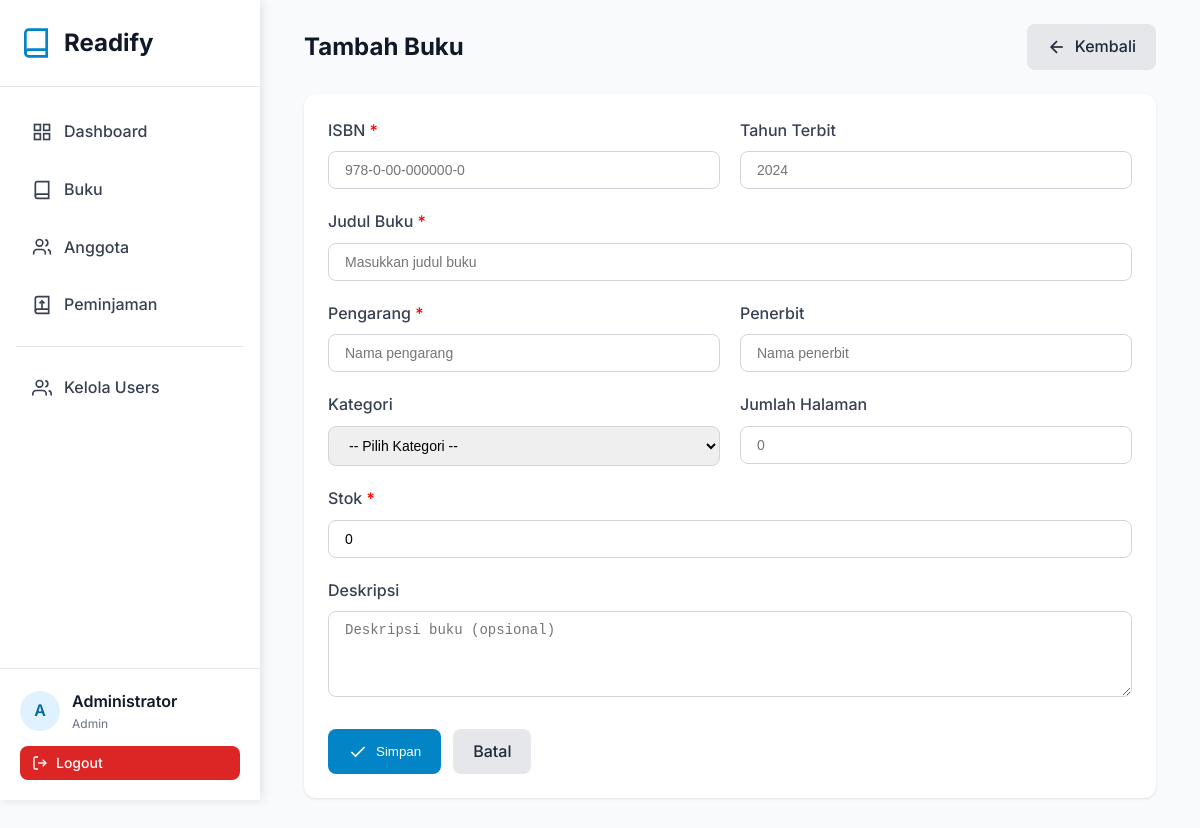
/pages/books/create.php (signed in), run on the app's committed database.
### tables this page shows
CREATE TABLE `users` (
  `id` int NOT NULL AUTO_INCREMENT,
  `name` varchar(100) NOT NULL,
  `email` varchar(100) NOT NULL,
  `phone` varchar(20) DEFAULT NULL,
  `password` varchar(255) NOT NULL,
  `role` enum('admin','staff','member') DEFAULT 'member',
  `created_at` timestamp NULL DEFAULT CURRENT_TIMESTAMP,
  `updated_at` timestamp NULL DEFAULT CURRENT_TIMESTAMP ON UPDATE CURRENT_TIMESTAMP,
  PRIMARY KEY (`id`),
  UNIQUE KEY `email` (`email`)
);

### config/config.php (called while the page is built, shortened)
<?php
require_once BASE_PATH . '/config/database.php';
function isLoggedIn() {
    return isset($_SESSION['user_id']);
}
function getCurrentUser() {
    if (isLoggedIn()) {
        $db = new Database();
        $user = $db->fetchOne("SELECT id, name, email, role FROM users WHERE id = ?", [$_SESSION['user_id']]);
        return $user;
    }
    return null;
}
function isAdmin() {
    return isLoggedIn() && isset($_SESSION['user_role']) && $_SESSION['user_role'] === 'admin';
}

### config/database.php (called while the page is built, shortened)
<?php
class Database {
    private $host = DB_HOST;
    private $user = DB_USER;
    private $pass = DB_PASS;
    private $dbname = DB_NAME;
    private $conn;
    private function connect() {
        $this->conn = null;
        try {
            $dsn = "mysql:host=" . $this->host . ";dbname=" . $this->dbname . ";charset=utf8mb4";
            $options = [
                PDO::ATTR_ERRMODE => PDO::ERRMODE_EXCEPTION,
                PDO::ATTR_DEFAULT_FETCH_MODE => PDO::FETCH_ASSOC,
                PDO::ATTR_EMULATE_PREPARES => false,
            ];
            $this->conn = new PDO($dsn, $this->user, $this->pass, $options);
        } catch(PDOException $e) {
            $this->error = $e->getMessage();
            die("Connection failed: " . $this->error);
        }
    }
    public function query($sql, $params = []) {
        try {
            $stmt = $this->conn->prepare($sql);
            $stmt->execute($params);
            return $stmt;
        } catch(PDOException $e) {
            throw new Exception($e->getMessage());
        }
    }
    public function fetchOne($sql, $params = []) {
        $stmt = $this->query($sql, $params);
        return $stmt->fetch();
    }
}

### pages/books/create.php (the view, shortened to what this page needs)
<?php
require_once '../../config/config.php';
include_once '../../includes/header.php';
include_once '../../includes/sidebar.php';
?>
<div class="container">
    <div class="card-header">
        <h1 class="card-title">Tambah Buku</h1>
        <a href="index.php" class="btn btn-secondary">
            <svg width="20" height="20" viewBox="0 0 24 24" fill="none" stroke="currentColor" stroke-width="2">
                <line x1="19" y1="12" x2="5" y2="12"></line>
                <polyline points="12 19 5 12 12 5"></polyline>
            </svg>
            Kembali
        </a>
    </div>
    <div class="card">
        <form method="POST" action="">
            <div class="form-row">
                <div class="form-group">
                    <label class="form-label">ISBN <span style="color: red;">*</span></label>
                    <input type="text" name="isbn" class="form-control" placeholder="978-0-00-000000-0"
                           value="<?php echo isset($_POST['isbn']) ? htmlspecialchars($_POST['isbn']) : ''; ?>" required>
                </div>
                <div class="form-group">
                    <label class="form-label">Tahun Terbit</label>
                    <input type="number" name="year" class="form-control" placeholder="2024" min="1900" max="<?php echo date('Y'); ?>"
                           value="<?php echo isset($_POST['year']) ? htmlspecialchars($_POST['year']) : ''; ?>">
                </div>
            </div>
            <div class="form-group">
                <label class="form-label">Judul Buku <span style="color: red;">*</span></label>
                <input type="text" name="title" class="form-control" placeholder="Masukkan judul buku"
                       value="<?php echo isset($_POST['title']) ? htmlspecialchars($_POST['title']) : ''; ?>" required>
            </div>
            <div class="form-row">
                <div class="form-group">
                    <label class="form-label">Pengarang <span style="color: red;">*</span></label>
                    <input type="text" name="author" class="form-control" placeholder="Nama pengarang"
                           value="<?php echo isset($_POST['author']) ? htmlspecialchars($_POST['author']) : ''; ?>" required>
                </div>
                <div class="form-group">
                    <label class="form-label">Penerbit</label>
                    <input type="text" name="publisher" class="form-control" placeholder="Nama penerbit"
                           value="<?php echo isset($_POST['publisher']) ? htmlspecialchars($_POST['publisher']) : ''; ?>">
                </div>
            </div>
            <div class="form-row">
                <div class="form-group">
                    <label class="form-label">Kategori</label>
                    <select name="category_id" class="form-control">
                        <option value="">-- Pilih Kategori --</option>
                    </select>
                </div>
                <div class="form-group">
                    <label class="form-label">Jumlah Halaman</label>
                    <input type="number" name="pages" class="form-control" placeholder="0" min="0"
                           value="<?php echo isset($_POST['pages']) ? htmlspecialchars($_POST['pages']) : ''; ?>">
                </div>
            </div>
            <div class="form-group">
                <label class="form-label">Stok <span style="color: red;">*</span></label>
                <input type="number" name="stock" class="form-control" placeholder="0" min="0"
                       value="<?php echo isset($_POST['stock']) ? htmlspecialchars($_POST['stock']) : '0'; ?>" required>
            </div>
            <div class="form-group">
                <label class="form-label">Deskripsi</label>
                <textarea name="description" class="form-control" rows="4" placeholder="Deskripsi buku (opsional)"><?php echo isset($_POST['description']) ? htmlspecialchars($_POST['description']) : ''; ?></textarea>
            </div>
            <div style="display: flex; gap: 12px; margin-top: 24px;">
                <button type="submit" class="btn btn-primary">
                    <svg width="20" height="20" viewBox="0 0 24 24" fill="none" stroke="currentColor" stroke-width="2">
                        <polyline points="20 6 9 17 4 12"></polyline>
                    </svg>
                    Simpan
                </button>
                <a href="index.php" class="btn btn-secondary">Batal</a>
            </div>
        </form>
    </div>
</div>
<?php include_once '../../includes/footer.php'; ?>

### includes/sidebar.php
<?php
$currentPage = basename($_SERVER['PHP_SELF'], '.php');
$currentUser = getCurrentUser();
?>
<div class="sidebar">
    <div class="sidebar-logo">
        <svg viewBox="0 0 24 24" fill="none" stroke="currentColor" stroke-width="2">
            <path d="M4 19.5A2.5 2.5 0 0 1 6.5 17H20"></path>
            <path d="M6.5 2H20v20H6.5A2.5 2.5 0 0 1 4 19.5v-15A2.5 2.5 0 0 1 6.5 2z"></path>
        </svg>
        <h1>Readify</h1>
    </div>
    <nav class="sidebar-nav">
        <a href="<?php echo SITE_URL; ?>/pages/dashboard.php" class="nav-item <?php echo $currentPage == 'dashboard' ? 'active' : ''; ?>">
            <svg viewBox="0 0 24 24" fill="none" stroke="currentColor" stroke-width="2">
                <rect x="3" y="3" width="7" height="7"></rect>
                <rect x="14" y="3" width="7" height="7"></rect>
                <rect x="14" y="14" width="7" height="7"></rect>
                <rect x="3" y="14" width="7" height="7"></rect>
            </svg>
            Dashboard
        </a>
        <a href="<?php echo SITE_URL; ?>/pages/books/index.php" class="nav-item <?php echo $currentPage == 'index' && strpos($_SERVER['PHP_SELF'], 'books') !== false ? 'active' : ''; ?>">
            <svg viewBox="0 0 24 24" fill="none" stroke="currentColor" stroke-width="2">
                <path d="M4 19.5A2.5 2.5 0 0 1 6.5 17H20"></path>
                <path d="M6.5 2H20v20H6.5A2.5 2.5 0 0 1 4 19.5v-15A2.5 2.5 0 0 1 6.5 2z"></path>
            </svg>
            Buku
        </a>
        <a href="<?php echo SITE_URL; ?>/pages/members/index.php" class="nav-item <?php echo $currentPage == 'index' && strpos($_SERVER['PHP_SELF'], 'members') !== false ? 'active' : ''; ?>">
            <svg viewBox="0 0 24 24" fill="none" stroke="currentColor" stroke-width="2">
                <path d="M16 21v-2a4 4 0 0 0-4-4H6a4 4 0 0 0-4 4v2"></path>
                <circle cx="9" cy="7" r="4"></circle>
                <path d="M22 21v-2a4 4 0 0 0-3-3.87"></path>
                <path d="M16 3.13a4 4 0 0 1 0 7.75"></path>
            </svg>
            Anggota
        </a>
        <a href="<?php echo SITE_URL; ?>/pages/loans/index.php" class="nav-item <?php echo $currentPage == 'index' && strpos($_SERVER['PHP_SELF'], 'loans') !== false ? 'active' : ''; ?>">
            <svg viewBox="0 0 24 24" fill="none" stroke="currentColor" stroke-width="2">
                <path d="M4 19.5A2.5 2.5 0 0 1 6.5 17H20"></path>
                <path d="M6.5 2H20v20H6.5A2.5 2.5 0 0 1 4 19.5v-15A2.5 2.5 0 0 1 6.5 2z"></path>
                <path d="M12 7v10"></path>
                <path d="M9 10l3-3 3 3"></path>
            </svg>
            Peminjaman
        </a>
        <?php if (isAdmin()): ?>
            <hr style="margin: 16px 0; border: none; border-top: 1px solid var(--gray-200);">
            <a href="<?php echo SITE_URL; ?>/pages/users/index.php" class="nav-item <?php echo $currentPage == 'index' && strpos($_SERVER['PHP_SELF'], 'users') !== false ? 'active' : ''; ?>">
                <svg viewBox="0 0 24 24" fill="none" stroke="currentColor" stroke-width="2">
                    <path d="M17 21v-2a4 4 0 0 0-4-4H5a4 4 0 0 0-4 4v2"></path>
                    <circle cx="9" cy="7" r="4"></circle>
                    <path d="M23 21v-2a4 4 0 0 0-3-3.87"></path>
                    <path d="M16 3.13a4 4 0 0 1 0 7.75"></path>
                </svg>
                Kelola Users
            </a>
        <?php endif; ?>
    </nav>
    <div class="sidebar-user">
        <div class="user-info">
            <div class="user-avatar"><?php echo strtoupper(substr($currentUser['name'], 0, 1)); ?></div>
            <div>
                <div class="user-name"><?php echo htmlspecialchars($currentUser['name']); ?></div>
                <div class="user-role"><?php echo ucfirst($currentUser['role']); ?></div>
            </div>
        </div>
        <a href="<?php echo SITE_URL; ?>/pages/auth/logout.php" class="btn btn-danger btn-sm" style="width: 100%;">
            <svg width="16" height="16" viewBox="0 0 24 24" fill="none" stroke="currentColor" stroke-width="2">
                <path d="M9 21H5a2 2 0 0 1-2-2V5a2 2 0 0 1 2-2h4"></path>
                <polyline points="16 17 21 12 16 7"></polyline>
                <line x1="21" y1="12" x2="9" y2="12"></line>
            </svg>
            Logout
        </a>
    </div>
</div>
<div class="main-content">

### assets/css/style.css (style rules this page uses)
:root { --primary-50: #f0f9ff; --primary-100: #e0f2fe; --primary-500: #0ea5e9; --primary-600: #0284c7; --primary-700: #0369a1; --gray-50: #f9fafb; --gray-100: #f3f4f6; --gray-200: #e5e7eb; --gray-300: #d1d5db; --gray-500: #6b7280; --gray-600: #4b5563; --gray-700: #374151; --gray-800: #1f2937; --gray-900: #111827; }
* { margin: 0; padding: 0; box-sizing: border-box; }
body { font-family: "Inter", -apple-system, BlinkMacSystemFont, "Segoe UI", sans-serif; background-color: var(--gray-50); color: var(--gray-900); line-height: 1.6; }
.container { max-width: 1200px; margin: 0 auto; padding: 0 20px; }
.sidebar { position: fixed; top: 0; left: 0; height: 100vh; width: 260px; background: white; box-shadow: 2px 0 10px rgba(0, 0, 0, 0.1); z-index: 1000; overflow-y: auto; }
.sidebar-logo { padding: 24px 20px; border-bottom: 1px solid var(--gray-200); display: flex; align-items: center; gap: 12px; }
.sidebar-logo svg { width: 32px; height: 32px; color: var(--primary-600); }
.sidebar-logo h1 { font-size: 24px; font-weight: 700; color: var(--gray-900); }
.sidebar-nav { padding: 20px 16px; }
.nav-item { display: flex; align-items: center; gap: 12px; padding: 12px 16px; margin-bottom: 8px; border-radius: 8px; color: var(--gray-700); text-decoration: none; transition: all 0.2s; font-weight: 500; }
.nav-item svg { width: 20px; height: 20px; }
.sidebar-user { position: absolute; bottom: 0; left: 0; right: 0; padding: 20px; border-top: 1px solid var(--gray-200); }
.user-info { display: flex; align-items: center; gap: 12px; margin-bottom: 12px; }
.user-avatar { width: 40px; height: 40px; border-radius: 50%; background: var(--primary-100); display: flex; align-items: center; justify-content: center; font-weight: 600; color: var(--primary-700); }
.user-name { font-weight: 600; color: var(--gray-900); }
.user-role { font-size: 12px; color: var(--gray-500); }
.main-content { margin-left: 260px; padding: 24px; min-height: 100vh; }
.card { background: white; border-radius: 12px; box-shadow: 0 1px 3px rgba(0, 0, 0, 0.1); padding: 24px; margin-bottom: 24px; }
.card-header { display: flex; justify-content: space-between; align-items: center; margin-bottom: 24px; }
.card-title { font-size: 24px; font-weight: 700; color: var(--gray-900); }
.btn { padding: 10px 20px; border-radius: 8px; font-weight: 500; cursor: pointer; border: none; transition: all 0.2s; text-decoration: none; display: inline-flex; align-items: center; gap: 8px; }
.btn-primary { background-color: var(--primary-600); color: white; }
.btn-secondary { background-color: var(--gray-200); color: var(--gray-800); }
.btn-danger { background-color: #dc2626; color: white; }
.btn-sm { padding: 6px 12px; font-size: 14px; }
.form-group { margin-bottom: 20px; }
.form-label { display: block; margin-bottom: 8px; font-weight: 500; color: var(--gray-700); }
.form-control { width: 100%; padding: 10px 16px; border: 1px solid var(--gray-300); border-radius: 8px; font-size: 14px; transition: all 0.2s; }
.form-row { display: grid; grid-template-columns: repeat(2, 1fr); gap: 20px; }

### data on the page
users: name "A", name "Administrator", role "Admin"
